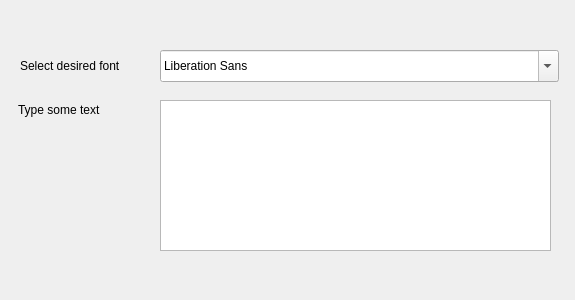
<?xml version="1.0" encoding="UTF-8"?>
<ui version="4.0">
 <class>Dialog</class>
 <widget class="QDialog" name="Dialog">
  <property name="geometry">
   <rect>
    <x>0</x>
    <y>0</y>
    <width>575</width>
    <height>300</height>
   </rect>
  </property>
  <property name="windowTitle">
   <string>Dialog</string>
  </property>
  <widget class="QLabel" name="label">
   <property name="geometry">
    <rect>
     <x>20</x>
     <y>50</y>
     <width>121</width>
     <height>31</height>
    </rect>
   </property>
   <property name="text">
    <string>Select desired font</string>
   </property>
  </widget>
  <widget class="QLabel" name="label_2">
   <property name="geometry">
    <rect>
     <x>18</x>
     <y>100</y>
     <width>101</width>
     <height>20</height>
    </rect>
   </property>
   <property name="text">
    <string>Type some text</string>
   </property>
  </widget>
  <widget class="QFontComboBox" name="fontComboBox">
   <property name="geometry">
    <rect>
     <x>160</x>
     <y>50</y>
     <width>399</width>
     <height>32</height>
    </rect>
   </property>
  </widget>
  <widget class="QTextEdit" name="textEdit">
   <property name="geometry">
    <rect>
     <x>160</x>
     <y>100</y>
     <width>391</width>
     <height>151</height>
    </rect>
   </property>
  </widget>
 </widget>
 <resources/>
 <connections/>
</ui>
